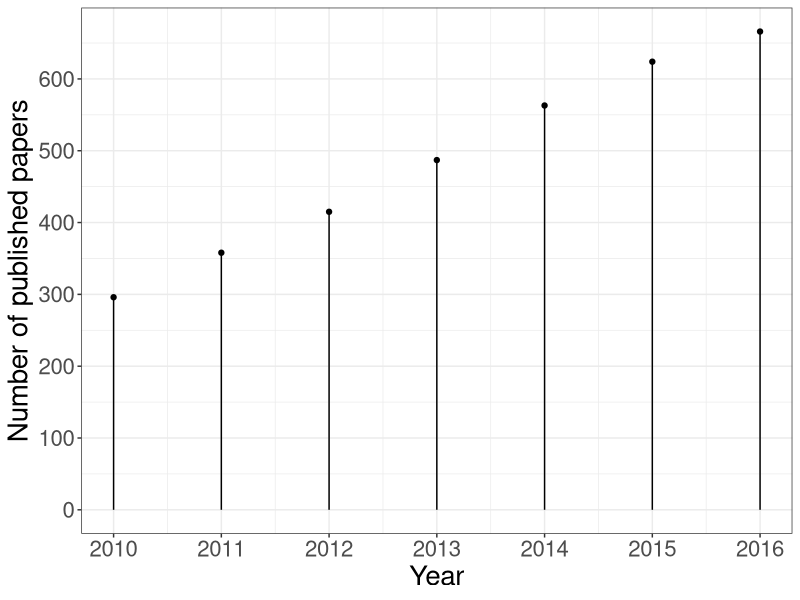
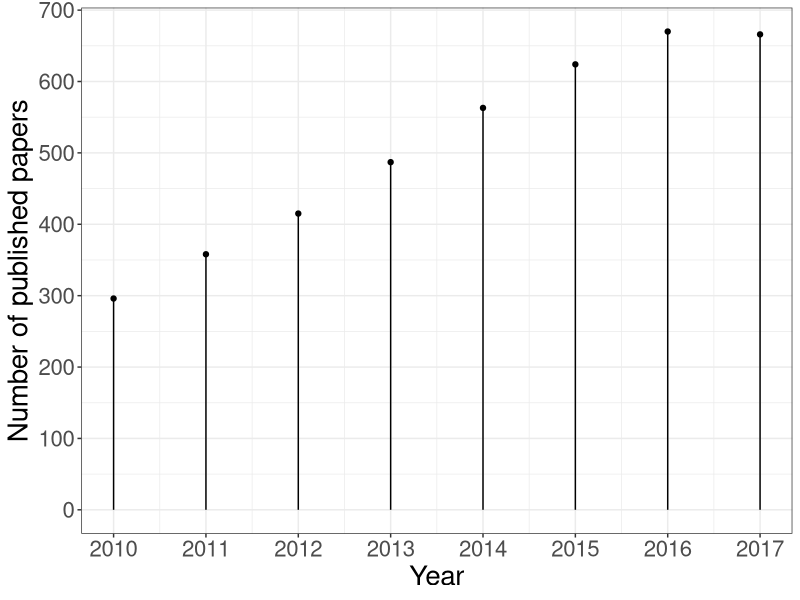
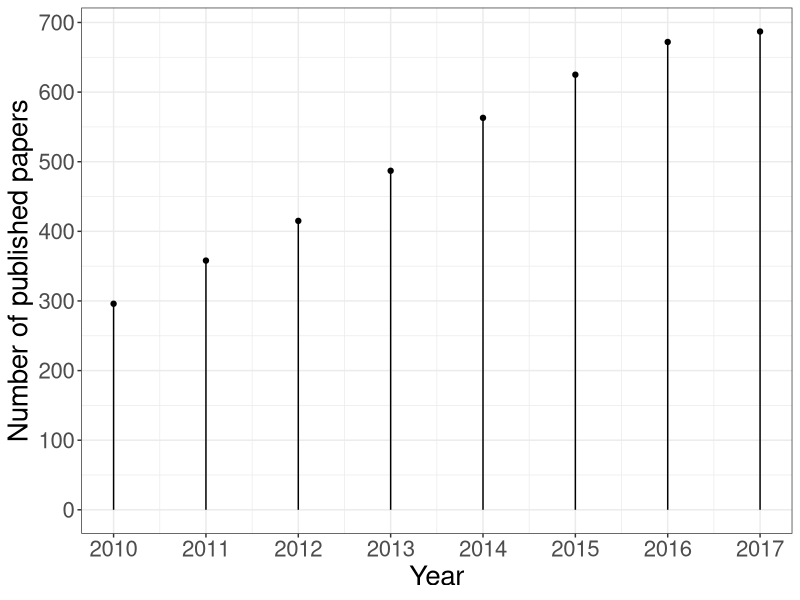

Here is the R script that generated these plots, in order:
library(ggplot2)
# Pubmed was searched on 18-Oct-2018
#English[Language] AND (non-inferiority[Title/Abstract] OR noninferior[Title/Abstract] OR non-inferior[Title/Abstract] OR noninferiority[Title/Abstract]) AND ("2017/06/01"[PDAT] : "2018/05/31"[PDAT]) AND Clinical Trial[ptyp] + filter clinical trials

 pub.n <- data.frame(year=c(2010, 2011, 2012, 2013, 2014, 2015, 2016), 
                    n=c(296, 358, 415, 487, 563, 624, 666))

g <- ggplot2::ggplot(pub.n, aes(x = year, y = n)) + 
  #ggplot2::geom_line(linetype = "dashed") +
  #ggplot2::geom_bar(stat='identity') +
  geom_segment(aes(x = year, y = 0, xend = year, yend = n)) +
  geom_point() +
  ggplot2::xlab("Year") +
  ggplot2::ylab("Number of published papers") +
  #ggplot2::ggtitle("Number of published non-inferiroty papers by year (Pubmed)") +
  ggplot2::theme_bw() +
  ggplot2::scale_x_continuous(breaks = 2010:2016) +
  ggplot2::scale_y_continuous(breaks=seq(0,700,100))+
  ggplot2::theme(text = element_text(size = 20)
                 #strip.text = element_text(size = rel(0.7))
                 )

pdf("pubmed_review_ni.pdf")
g
dev.off()

#Based on the referee comments, the search was done again to include years 2017 and 2018
library(ggplot2)
# Pubmed was searched on 24-Jan-2019
#English[Language] AND (non-inferiority[Title/Abstract] OR noninferior[Title/Abstract] OR non-inferior[Title/Abstract] OR noninferiority[Title/Abstract]) AND ("2017/06/01"[PDAT] : "2018/05/31"[PDAT]) AND Clinical Trial[ptyp] + filter clinical trials

pub.n <- data.frame(year=c(2010, 2011, 2012, 2013, 2014, 2015, 2016, 2017), 
                    n=c(296, 358, 415, 487, 563, 624, 670, 666))

g <- ggplot2::ggplot(pub.n, aes(x = year, y = n)) + 
  #ggplot2::geom_line(linetype = "dashed") +
  #ggplot2::geom_bar(stat='identity') +
  geom_segment(aes(x = year, y = 0, xend = year, yend = n)) +
  geom_point() +
  ggplot2::xlab("Year") +
  ggplot2::ylab("Number of published papers") +
  #ggplot2::ggtitle("Number of published non-inferiroty papers by year (Pubmed)") +
  ggplot2::theme_bw() +
  ggplot2::scale_x_continuous(breaks = 2010:2017) +
  ggplot2::scale_y_continuous(breaks=seq(0,700,100))+
  ggplot2::theme(text = element_text(size = 20)
                 #strip.text = element_text(size = rel(0.7))
  )

pdf("pubmed_review_ni1.pdf")
g
dev.off()


#Poster Prep
library(ggplot2)
# Pubmed was searched on 28-Apr-2019
#English[Language] AND (non-inferiority[Title/Abstract] OR noninferior[Title/Abstract] OR non-inferior[Title/Abstract] OR noninferiority[Title/Abstract]) AND ("2017/06/01"[PDAT] : "2018/05/31"[PDAT]) AND Clinical Trial[ptyp] + filter clinical trials

pub.n <- data.frame(year=c(2010, 2011, 2012, 2013, 2014, 2015, 2016, 2017), 
                    n=c(296, 358, 415, 487, 563, 625, 672, 687))

g <- ggplot2::ggplot(pub.n, aes(x = year, y = n)) + 
  #ggplot2::geom_line(linetype = "dashed") +
  #ggplot2::geom_bar(stat='identity') +
  geom_segment(aes(x = year, y = 0, xend = year, yend = n)) +
  geom_point() +
  ggplot2::xlab("Year") +
  ggplot2::ylab("Number of published papers") +
  #ggplot2::ggtitle("Number of published non-inferiroty papers by year (Pubmed)") +
  ggplot2::theme_bw() +
  ggplot2::scale_x_continuous(breaks = 2010:2017) +
  ggplot2::scale_y_continuous(breaks=seq(0,700,100))+
  ggplot2::theme(text = element_text(size = 20)
                 #strip.text = element_text(size = rel(0.7))
  )

pdf("pubmed_review_ni1.pdf")
g
dev.off()
